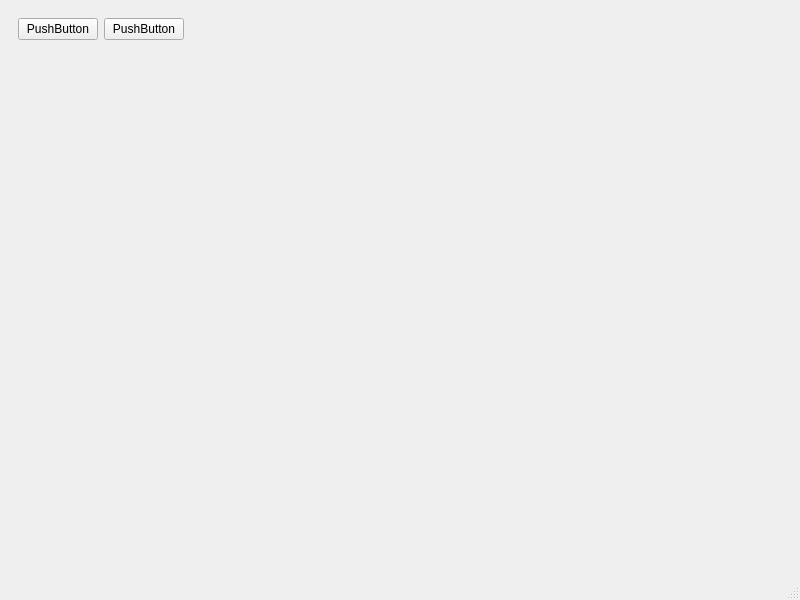
<?xml version="1.0" encoding="UTF-8"?>
<ui version="4.0">
 <class>MainWindow</class>
 <widget class="QMainWindow" name="MainWindow">
  <property name="geometry">
   <rect>
    <x>0</x>
    <y>0</y>
    <width>800</width>
    <height>600</height>
   </rect>
  </property>
  <property name="windowTitle">
   <string>MainWindow</string>
  </property>
  <widget class="QWidget" name="centralwidget">
   <layout class="QVBoxLayout" name="verticalLayout_2">
    <item>
     <widget class="QWidget" name="widget" native="true">
      <layout class="QHBoxLayout" name="horizontalLayout">
       <item>
        <widget class="QPushButton" name="pushButton">
         <property name="text">
          <string>PushButton</string>
         </property>
        </widget>
       </item>
       <item>
        <widget class="QPushButton" name="pushButton_2">
         <property name="text">
          <string>PushButton</string>
         </property>
        </widget>
       </item>
       <item>
        <spacer name="horizontalSpacer">
         <property name="orientation">
          <enum>Qt::Horizontal</enum>
         </property>
         <property name="sizeHint" stdset="0">
          <size>
           <width>553</width>
           <height>20</height>
          </size>
         </property>
        </spacer>
       </item>
      </layout>
     </widget>
    </item>
    <item>
     <widget class="QWidget" name="widget_2" native="true">
      <property name="sizePolicy">
       <sizepolicy hsizetype="Preferred" vsizetype="Expanding">
        <horstretch>0</horstretch>
        <verstretch>0</verstretch>
       </sizepolicy>
      </property>
      <layout class="QVBoxLayout" name="verticalLayout_4">
       <item>
        <layout class="QVBoxLayout" name="verticalLayout_browser"/>
       </item>
      </layout>
     </widget>
    </item>
   </layout>
  </widget>
  <widget class="QMenuBar" name="menubar">
   <property name="geometry">
    <rect>
     <x>0</x>
     <y>0</y>
     <width>800</width>
     <height>26</height>
    </rect>
   </property>
  </widget>
  <widget class="QStatusBar" name="statusbar"/>
 </widget>
 <resources/>
 <connections/>
</ui>
